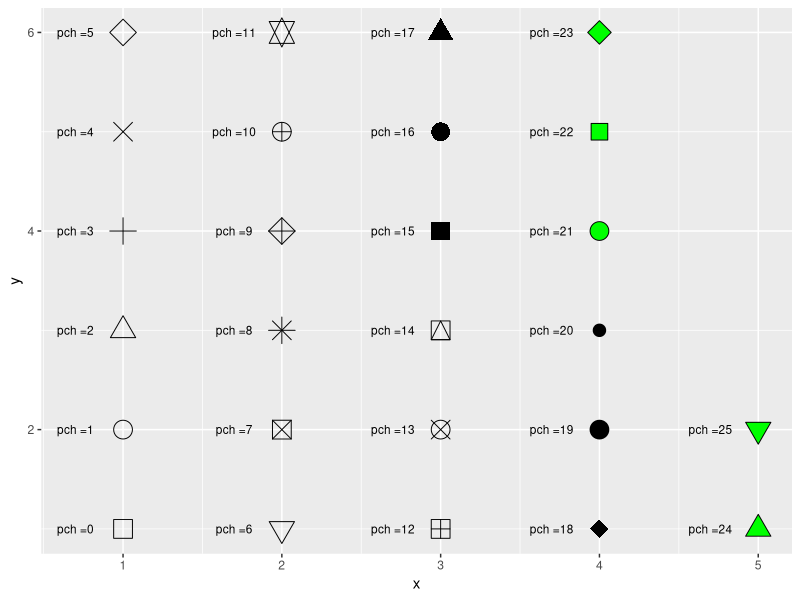

R code for this plot:
# Show All `pch` Options
# This code comes from a Geeks for Geeks article (https://www.geeksforgeeks.org/r-language/r-plot-pch-symbols-different-point-shapes-available-in-r/)

# load library tidyverse
library(tidyverse)

# create dataframe of 26 character to 
# visualize the 26 characters
df <- data.frame(p=c(0:25)) %>%
            mutate(x = rep(seq_len(ceiling(n()/6)), 
                  each = 6,
                  length.out = n())) %>%
                  group_by(x)%>%
                  mutate(y=1:n()) 

# create plot using ggplot function 
# shape parameter is used to shape points
ggplot(df, aes(x = x, y = y, shape = p),) +
  scale_shape_identity() +
  geom_point( size = 6, fill = "green")+

# geom_text function is used to label data points
# with pch value
geom_text(aes(x = x - 0.3, y = y,
                label = paste0("pch =",p)), size = 3)
